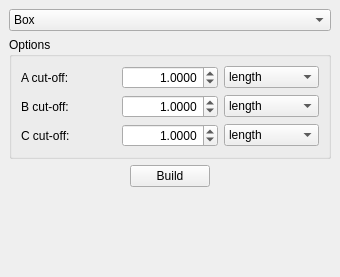
<?xml version="1.0" encoding="UTF-8"?>
<ui version="4.0">
 <class>CESuperCellBuilder</class>
 <widget class="QDockWidget" name="CESuperCellBuilder">
  <property name="geometry">
   <rect>
    <x>0</x>
    <y>0</y>
    <width>340</width>
    <height>277</height>
   </rect>
  </property>
  <property name="windowTitle">
   <string>Super Cell Parameters</string>
  </property>
  <widget class="QWidget" name="dockWidgetContents">
   <layout class="QVBoxLayout" name="verticalLayout_2">
    <item>
     <widget class="QComboBox" name="geometryComboBox">
      <item>
       <property name="text">
        <string comment="cube / block">Box</string>
       </property>
      </item>
      <item>
       <property name="text">
        <string comment="nanoparticle">Sphere</string>
       </property>
      </item>
     </widget>
    </item>
    <item>
     <layout class="QGridLayout" name="gridLayout">
      <item row="0" column="0" colspan="3">
       <widget class="QGroupBox" name="groupBox">
        <property name="title">
         <string>Options</string>
        </property>
        <layout class="QGridLayout">
         <item row="1" column="0">
          <widget class="QLabel" name="aLabel">
           <property name="text">
            <string>A cut-off:</string>
           </property>
          </widget>
         </item>
         <item row="2" column="0">
          <widget class="QLabel" name="bLabel">
           <property name="text">
            <string>B cut-off:</string>
           </property>
          </widget>
         </item>
         <item row="3" column="0">
          <widget class="QLabel" name="cLabel">
           <property name="text">
            <string>C cut-off:</string>
           </property>
          </widget>
         </item>
         <item row="1" column="2">
          <widget class="QComboBox" name="aWidthUnits">
           <item>
            <property name="text">
             <string>length</string>
            </property>
           </item>
           <item>
            <property name="text">
             <string>cell repeats</string>
            </property>
           </item>
          </widget>
         </item>
         <item row="2" column="2">
          <widget class="QComboBox" name="bWidthUnits">
           <item>
            <property name="text">
             <string>length</string>
            </property>
           </item>
           <item>
            <property name="text">
             <string>cell repeats</string>
            </property>
           </item>
          </widget>
         </item>
         <item row="3" column="2">
          <widget class="QComboBox" name="cWidthUnits">
           <item>
            <property name="text">
             <string>length</string>
            </property>
           </item>
           <item>
            <property name="text">
             <string>cell repeats</string>
            </property>
           </item>
          </widget>
         </item>
         <item row="3" column="1">
          <widget class="QDoubleSpinBox" name="cSpinBox">
           <property name="alignment">
            <set>Qt::AlignRight|Qt::AlignTrailing|Qt::AlignVCenter</set>
           </property>
           <property name="decimals">
            <number>4</number>
           </property>
           <property name="value">
            <double>1.000000000000000</double>
           </property>
          </widget>
         </item>
         <item row="1" column="1">
          <widget class="QDoubleSpinBox" name="aSpinBox">
           <property name="alignment">
            <set>Qt::AlignRight|Qt::AlignTrailing|Qt::AlignVCenter</set>
           </property>
           <property name="decimals">
            <number>4</number>
           </property>
           <property name="value">
            <double>1.000000000000000</double>
           </property>
          </widget>
         </item>
         <item row="2" column="1">
          <widget class="QDoubleSpinBox" name="bSpinBox">
           <property name="alignment">
            <set>Qt::AlignRight|Qt::AlignTrailing|Qt::AlignVCenter</set>
           </property>
           <property name="decimals">
            <number>4</number>
           </property>
           <property name="value">
            <double>1.000000000000000</double>
           </property>
          </widget>
         </item>
        </layout>
       </widget>
      </item>
      <item row="1" column="0">
       <spacer name="horizontalSpacer">
        <property name="orientation">
         <enum>Qt::Horizontal</enum>
        </property>
        <property name="sizeHint" stdset="0">
         <size>
          <width>40</width>
          <height>20</height>
         </size>
        </property>
       </spacer>
      </item>
      <item row="1" column="1">
       <widget class="QPushButton" name="buildButton">
        <property name="text">
         <string>Build</string>
        </property>
       </widget>
      </item>
      <item row="1" column="2">
       <spacer name="horizontalSpacer_2">
        <property name="orientation">
         <enum>Qt::Horizontal</enum>
        </property>
        <property name="sizeHint" stdset="0">
         <size>
          <width>40</width>
          <height>20</height>
         </size>
        </property>
       </spacer>
      </item>
     </layout>
    </item>
    <item>
     <spacer name="verticalSpacer">
      <property name="orientation">
       <enum>Qt::Vertical</enum>
      </property>
      <property name="sizeHint" stdset="0">
       <size>
        <width>20</width>
        <height>0</height>
       </size>
      </property>
     </spacer>
    </item>
   </layout>
  </widget>
 </widget>
 <resources/>
 <connections/>
</ui>
